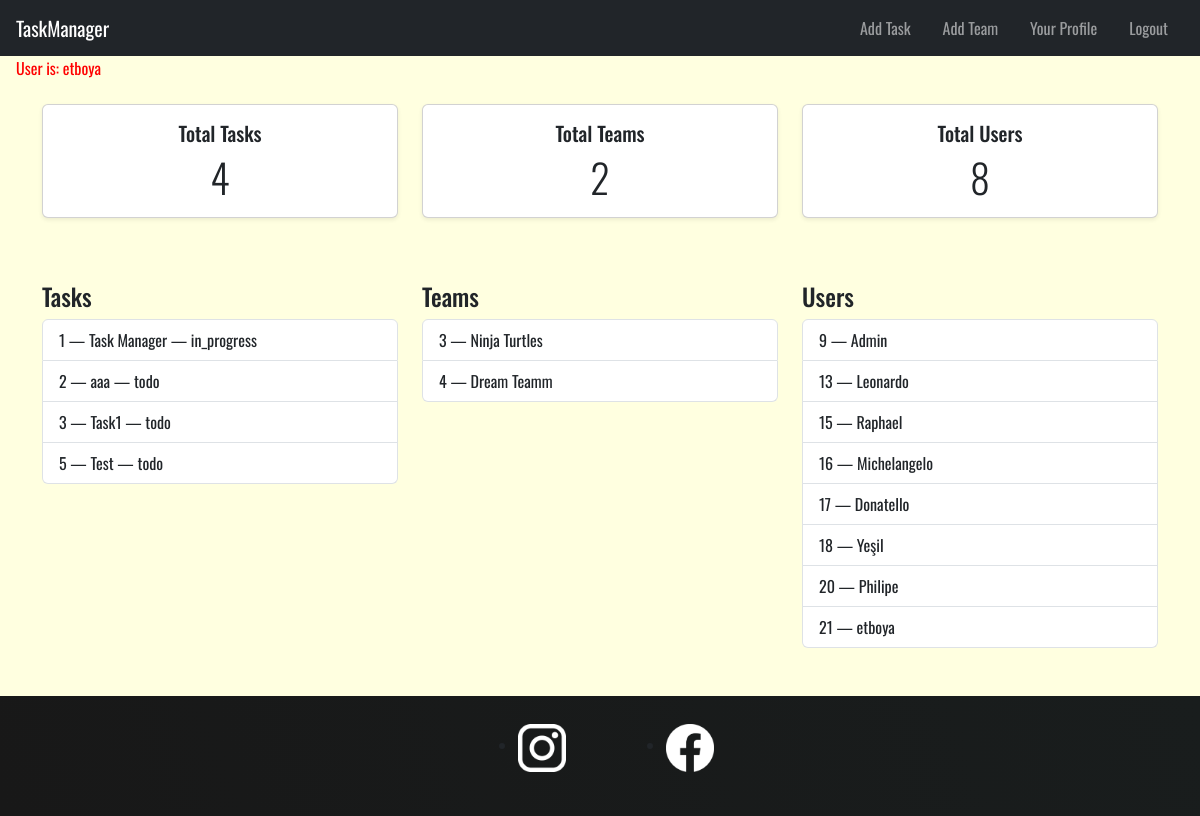
Page /control-panel/ (signed in) on the committed database.
### tasks/models.py (models this page shows, shortened)
class Task(models.Model):
    STATUS_CHOICES = [
        ('todo', 'To Do'),
        ('in_progress', 'In Progress'),
        ('done', 'Done'),
    ]
    private = models.BooleanField(blank=False,default=False) # if it is false every one can see it , users & teams associated
    creator = models.ForeignKey(User,on_delete=models.CASCADE, related_name='created_tasks')
    title = models.CharField(max_length=200)
    status = models.CharField(max_length=20, choices=STATUS_CHOICES, default='todo')
    description = models.TextField(blank=True)
    users = models.ManyToManyField(User, related_name='tasks')  # Users assigned to the task
    teams = models.ManyToManyField(Team, related_name='tasks' , blank=True)  # Teams related to the task
    subtasks = models.ManyToManyField('self', symmetrical=False, blank=True, related_name='parent_tasks')  # Optional sub-task linkage
    created_at = models.DateTimeField(auto_now_add=True)
    updated_at = models.DateTimeField(auto_now=True)
    deadline = models.DateTimeField(null=True, blank=True)

class Team(models.Model): # One user can be a team
    name = models.CharField(max_length=100)
    users = models.ManyToManyField(User, related_name='teams')

class UserProfile(models.Model):
    user = models.OneToOneField(User, on_delete=models.CASCADE)# if we delete user we delete theri profile too
    description = models.TextField(blank=True)
    image = models.ImageField(max_length=500,default="profile_pictures/placeholder.png",upload_to="profile_pictures")

### tasks/views.py (the view)
# urls.py: path("control-panel/", views.admin_index, name="admin_index"),
@login_required
def admin_index(request):
    task_list = Task.objects.all() # rn they (task_list) are objects
    team_list = Team.objects.all()
    user_list = UserProfile.objects.all()
    task_count = task_list.count() # count metod counts all the elements in the list
    team_count = team_list.count()
    user_count = user_list.count()
    context = { # we use this to create dynamique pages we use this variable as an attribute | we use the content in it like objects
        "task_list":task_list,
        "team_list":team_list,
        "user_list":user_list,
        "user_count": user_count,
        "team_count": team_count,
        'task_count': task_count,
        "current_user": request.user, # after login it contains current users information
    }
    return render(request,"admin-index.html",context)

### tasks/templates/admin-index.html
{% extends 'base.html' %} {% block body %}
<div class="container my-4">
  <section class="row text-center mb-5">
    <article class="col-md-4 mb-3">
      <div class="card h-100 shadow-sm">
        <div class="card-body">
          <h5 class="card-title">Total Tasks</h5>
          <p class="card-text display-6">{{ task_count }}</p>
        </div>
      </div>
    </article>
    <article class="col-md-4 mb-3">
      <div class="card h-100 shadow-sm">
        <div class="card-body">
          <h5 class="card-title">Total Teams</h5>
          <p class="card-text display-6">{{ team_count }}</p>
        </div>
      </div>
    </article>
    <article class="col-md-4 mb-3">
      <div class="card h-100 shadow-sm">
        <div class="card-body">
          <h5 class="card-title">Total Users</h5>
          <p class="card-text display-6">{{ user_count }}</p>
        </div>
      </div>
    </article>
  </section>
  <section class="row">
    <article class="col-lg-4 mb-4">
      <h4>Tasks</h4>
      <ul class="list-group">
        {% for task in task_list %}
        <a
          href="{% url 'task:detail_task' task.id %}"
          class="list-group-item list-group-item-action"
        >
          {{ task.id }} — {{ task.title }} — {{ task.status|default:"todo" }}
        </a>
        {% empty %}
        <div class="list-group-item">No tasks available.</div>
        {% endfor %}
      </ul>
    </article>
    <article class="col-lg-4 mb-4">
      <h4>Teams</h4>
      <ul class="list-group">
        {% for team in team_list %}
        <a
          href="{% url 'task:detail_team' team.id %}"
          class="list-group-item list-group-item-action"
        >
          {{ team.id }} — {{ team.name }}
        </a>
        {% empty %}
        <div class="list-group-item">No teams available.</div>
        {% endfor %}
      </ul>
    </article>
    <article class="col-lg-4 mb-4">
      <h4>Users</h4>
      <ul class="list-group">
        {% for user in user_list %}
        <a
          href="{% url 'task:detail_user' user.id %}"
          class="list-group-item list-group-item-action"
        >
          {{ user.id }} — {{ user.user.username }}
        </a>
        {% empty %}
        <div class="list-group-item">No users available.</div>
        {% endfor %}
      </ul>
    </article>
  </section>
</div>
{% endblock %}

### tasks/templates/base.html (shortened to what this page needs)
{% load static %}
<!DOCTYPE html>
<html lang="en">
    <head>
      <link href="https://cdn.jsdelivr.net/npm/bootstrap@5.3.5/dist/css/bootstrap.min.css" rel="stylesheet"
>
      <link rel="stylesheet" href="{% static 'tasks/styles.css' %}">
  </head>
  <body>
    <header>
      <nav class="navbar navbar-dark bg-dark">
        <a href="/" class="navbar-brand ms-3">TaskManager</a>
        <div class="navbar-nav flex-row ms-auto me-3">
          {% if user.is_authenticated %}
          <a class="nav-link px-3" href="{% url 'task:create_task' %}"
            >Add Task</a
          >
          <a class="nav-link px-3" href="{% url 'task:create_team' %}"
            >Add Team</a
          >
          {% if user.userprofile %}
          <a
            class="nav-link px-3"
            href="{% url 'task:detail_user' request.user.userprofile.id %}"
            >Your Profile</a
          >
          {% endif %}
          <form
            method="POST"
            action="{% url 'logout' %}"
            style="display: inline"
          >
            <button type="submit" class="btn btn-link nav-link px-3">
              Logout
            </button>
          </form>
          {% else %}
          <a class="nav-link px-3" href="{% url 'login' %}">Login</a>
          <a class="nav-link px-3" href="{% url 'register' %}">Register</a>
          {% endif %}
        </div>
      </nav>
    </header>
    <p style="color: red; margin-left:1rem;">User is: {{ user }}</p>
    {% block body %} {% endblock %}
    <footer>
      <ul>
        <li>
          <a href="https://www.instagram.com/">
            <img
              src="/pictures/icons/insta.png"
              alt="Instagram logo link to social media page"
          /></a>
        </li>
        <li>
          <a href="https://www.facebook.com/">
            <img
              src="/pictures/icons/facebook.png"
              alt="Facebook logo link to social media page"
            />
          </a>
        </li>
      </ul>
    </footer>
  </body>
</html>

### tasks/static/tasks/styles.css (style rules this page uses)
body { background-color: lightyellow; font-family: "Oswald", sans-serif; }
li { margin: auto; }
footer { background: linear-gradient(70deg, rgb(24, 24, 24), rgb(25, 29, 29)); padding: 1.75rem 0; margin-top: 1rem; }
footer ul { display: flex; justify-content: center; }
footer li { width: 3rem; height: 3rem; margin: 0 3.125rem; }
footer img { width: 100%; height: 100%; }

### rows in the picture
Task: id "1", title "Task Manager", status "in_progress"
Task: id "2", title "aaa", status "todo"
Task: id "3", title "Task1", status "todo"
Task: id "5", title "Test", status "todo"
Team: id "3", name "Ninja Turtles"
Team: id "4", name "Dream Teamm"
UserProfile: id "9", user.username "Admin"
UserProfile: id "13", user.username "Leonardo"
UserProfile: id "15", user.username "Raphael"
UserProfile: id "16", user.username "Michelangelo"
UserProfile: id "17", user.username "Donatello"
UserProfile: id "18", user.username "Yeşil"
UserProfile: id "20", user.username "Philipe"
UserProfile: id "21", user.username "etboya"

### other values in the picture
{{ user }} "etboya"
{{ task_count }} "4"
{{ team_count }} "2"
{{ user_count }} "8"
